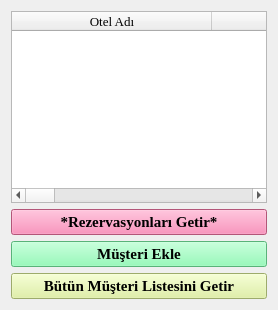
        <widget class="QWidget" name="tab_3">
         <attribute name="title">
          <string>Müşteriler</string>
         </attribute>
         <layout class="QGridLayout" name="gridLayout_6">
          <item row="3" column="0">
           <widget class="QPushButton" name="musterilerListele_pushButton">
            <property name="sizePolicy">
             <sizepolicy hsizetype="Minimum" vsizetype="Fixed">
              <horstretch>0</horstretch>
              <verstretch>0</verstretch>
             </sizepolicy>
            </property>
            <property name="font">
             <font>
              <family>Times New Roman</family>
              <pointsize>11</pointsize>
              <weight>75</weight>
              <bold>true</bold>
             </font>
            </property>
            <property name="styleSheet">
             <string notr="true">background-color:rgb(220,240,150)</string>
            </property>
            <property name="text">
             <string>Bütün Müşteri Listesini Getir</string>
            </property>
           </widget>
          </item>
          <item row="0" column="0">
           <widget class="QTableWidget" name="musteri_tableWidget">
            <property name="font">
             <font>
              <family>Times New Roman</family>
              <pointsize>10</pointsize>
              <weight>50</weight>
              <bold>false</bold>
             </font>
            </property>
            <property name="editTriggers">
             <set>QAbstractItemView::DoubleClicked</set>
            </property>
            <property name="alternatingRowColors">
             <bool>true</bool>
            </property>
            <property name="selectionMode">
             <enum>QAbstractItemView::SingleSelection</enum>
            </property>
            <property name="selectionBehavior">
             <enum>QAbstractItemView::SelectRows</enum>
            </property>
            <property name="showGrid">
             <bool>false</bool>
            </property>
            <property name="gridStyle">
             <enum>Qt::CustomDashLine</enum>
            </property>
            <property name="sortingEnabled">
             <bool>false</bool>
            </property>
            <property name="rowCount">
             <number>0</number>
            </property>
            <attribute name="horizontalHeaderDefaultSectionSize">
             <number>200</number>
            </attribute>
            <attribute name="horizontalHeaderStretchLastSection">
             <bool>true</bool>
            </attribute>
            <attribute name="verticalHeaderVisible">
             <bool>false</bool>
            </attribute>
            <attribute name="verticalHeaderDefaultSectionSize">
             <number>27</number>
            </attribute>
            <attribute name="verticalHeaderMinimumSectionSize">
             <number>20</number>
            </attribute>
            <attribute name="verticalHeaderStretchLastSection">
             <bool>false</bool>
            </attribute>
            <column>
             <property name="text">
              <string>Otel Adı</string>
             </property>
            </column>
            <column>
             <property name="text">
              <string>Telefon</string>
             </property>
            </column>
            <column>
             <property name="text">
              <string>TL</string>
             </property>
            </column>
            <column>
             <property name="text">
              <string>DOLAR</string>
             </property>
            </column>
            <column>
             <property name="text">
              <string>EURO</string>
             </property>
            </column>
            <column>
             <property name="text">
              <string>KART</string>
             </property>
            </column>
            <column>
             <property name="text">
              <string>Güncelle</string>
             </property>
            </column>
            <column>
             <property name="text">
              <string>Sil</string>
             </property>
            </column>
           </widget>
          </item>
          <item row="2" column="0">
           <widget class="QPushButton" name="musEkle_pushButton">
            <property name="sizePolicy">
             <sizepolicy hsizetype="Minimum" vsizetype="Fixed">
              <horstretch>0</horstretch>
              <verstretch>0</verstretch>
             </sizepolicy>
            </property>
            <property name="font">
             <font>
              <family>Times New Roman</family>
              <pointsize>11</pointsize>
              <weight>75</weight>
              <bold>true</bold>
             </font>
            </property>
            <property name="styleSheet">
             <string notr="true">background-color:rgb(125, 250, 170)</string>
            </property>
            <property name="text">
             <string>Müşteri Ekle</string>
            </property>
           </widget>
          </item>
          <item row="1" column="0">
           <widget class="QPushButton" name="oteldenRezGetir_pushButton">
            <property name="sizePolicy">
             <sizepolicy hsizetype="Minimum" vsizetype="Fixed">
              <horstretch>0</horstretch>
              <verstretch>0</verstretch>
             </sizepolicy>
            </property>
            <property name="font">
             <font>
              <family>Times New Roman</family>
              <pointsize>11</pointsize>
              <weight>75</weight>
              <bold>true</bold>
             </font>
            </property>
            <property name="styleSheet">
             <string notr="true">background-color:rgb(250, 120, 170)</string>
            </property>
            <property name="text">
             <string>*Rezervasyonları Getir*</string>
            </property>
           </widget>
          </item>
         </layout>
        </widget>
